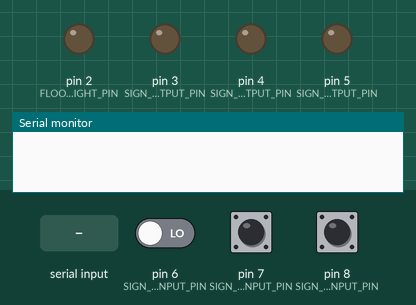
This sketch was run on a simulated Arduino Uno, built with avr-gcc and run on an emulated ATmega328P. Parts: output pins drawn as LEDs (lit = HIGH), the last lines printed to the serial monitor. The inputs (shaded band) are chosen by the test bench; at power-on: pin 7 (SIGN_LEFT_INPUT_PIN) LOW, pin 8 (SIGN_RIGHT_INPUT_PIN) LOW, pin 6 (SIGN_STRAIGHT_INPUT_PIN) LOW.

Above: at 1.2 s.
1.3 s: "SS on\n" received over Serial
At 2.6 s:
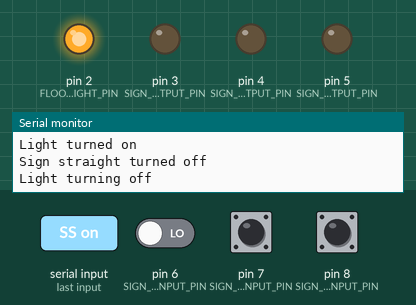
4.3 s: pin 7 (SIGN_LEFT_INPUT_PIN) pulled HIGH for 0.15 s
At 4.6 s:
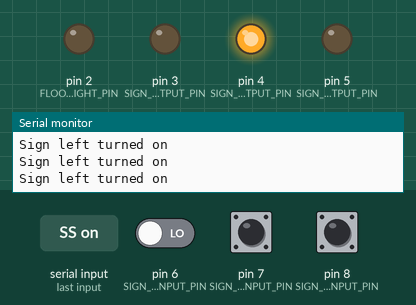
5.9 s: pin 8 (SIGN_RIGHT_INPUT_PIN) pulled HIGH for 0.15 s
At 7.0 s:
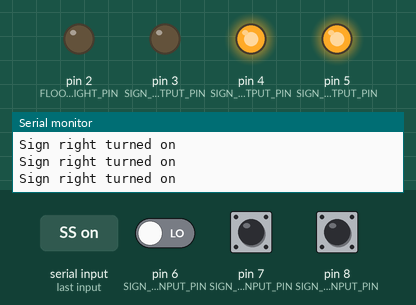
7.5 s: "FL on\n" received over Serial
At 8.5 s:
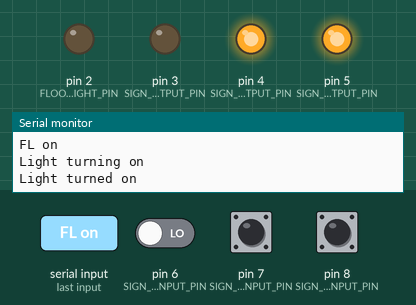
9.1 s: pin 6 (SIGN_STRAIGHT_INPUT_PIN) driven HIGH
At 9.5 s:
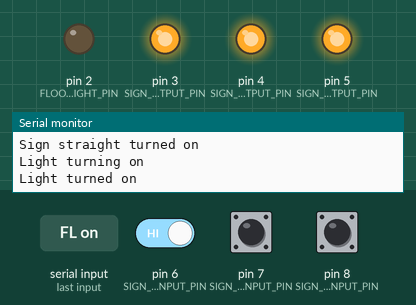
10.7 s: pin 6 (SIGN_STRAIGHT_INPUT_PIN) driven LOW
At 11.8 s:
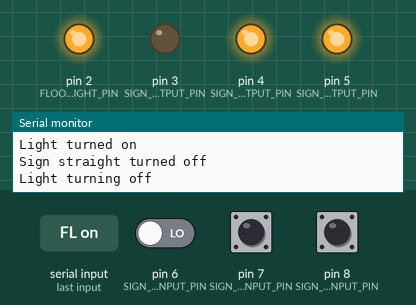
Timing chart, 0 to 14.7 s (numbered marks = the images above; inputs shaded):
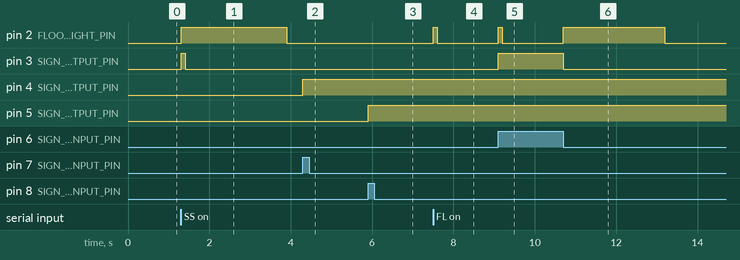

Measured:
- after the input at 1.3 s, pin 2 (FLOOR_LIGHT_PIN): LOW → HIGH at once, → LOW 2.6 s later; pin 3 (SIGN_STRAIGHT_OUTPUT_PIN): LOW → HIGH at once, → LOW 0.10 s later
- after the input at 4.3 s, pin 4 (SIGN_LEFT_OUTPUT_PIN): LOW → HIGH at once
- after the input at 5.9 s, pin 5 (SIGN_RIGHT_OUTPUT_PIN): LOW → HIGH at once
- after the input at 7.5 s, pin 2 (FLOOR_LIGHT_PIN): LOW → HIGH at once, → LOW 0.10 s later
- after the input at 9.1 s, pin 2 (FLOOR_LIGHT_PIN): LOW → HIGH at once, → LOW 0.10 s later; pin 3 (SIGN_STRAIGHT_OUTPUT_PIN): LOW → HIGH at once
- after the input at 10.7 s, pin 2 (FLOOR_LIGHT_PIN): LOW → HIGH at once, → LOW 2.5 s later; pin 3 (SIGN_STRAIGHT_OUTPUT_PIN): HIGH → LOW at once

The sketch:

lights_arduino.ino
```cpp
int FLOOR_LIGHT_PIN = 2;
int SIGN_STRAIGHT_OUTPUT_PIN = 3;
int SIGN_LEFT_OUTPUT_PIN = 4;
int SIGN_RIGHT_OUTPUT_PIN = 5;
int SIGN_STRAIGHT_INPUT_PIN = 6;
int SIGN_LEFT_INPUT_PIN = 7;
int SIGN_RIGHT_INPUT_PIN = 8;
bool floorLightIsOn = false;
bool straightLightIsOn = false;
bool leftLightIsOn = false;
bool rightLightIsOn = false;

void setup() {
  // Set pin as output pin
  pinMode(FLOOR_LIGHT_PIN, OUTPUT);
  pinMode(SIGN_STRAIGHT_OUTPUT_PIN, OUTPUT);
  pinMode(SIGN_LEFT_OUTPUT_PIN, OUTPUT);
  pinMode(SIGN_RIGHT_OUTPUT_PIN, OUTPUT);
  pinMode(SIGN_STRAIGHT_INPUT_PIN, INPUT);
  pinMode(SIGN_LEFT_INPUT_PIN, INPUT);
  pinMode(SIGN_RIGHT_INPUT_PIN, INPUT);

  // Initialize Serial monitor
  Serial.begin(9600);
}

void loop() {
  // Listen for digital inputs
  if (digitalRead(SIGN_STRAIGHT_INPUT_PIN) == HIGH && straightLightIsOn == false) {
    turnSignOn(SIGN_STRAIGHT_OUTPUT_PIN);
  } else if (digitalRead(SIGN_STRAIGHT_INPUT_PIN) == LOW && straightLightIsOn == true) {
    turnSignOff(SIGN_STRAIGHT_OUTPUT_PIN);
  } else if (digitalRead(SIGN_LEFT_INPUT_PIN) == HIGH && leftLightIsOn == false) {
    turnSignOn(SIGN_LEFT_OUTPUT_PIN);
  } else if (digitalRead(SIGN_LEFT_INPUT_PIN) == LOW && leftLightIsOn == true) {
    turnSignOff(SIGN_LEFT_OUTPUT_PIN);
  } else if (digitalRead(SIGN_RIGHT_INPUT_PIN) == HIGH && rightLightIsOn == false) {
    turnSignOn(SIGN_RIGHT_OUTPUT_PIN);
  } else if (digitalRead(SIGN_RIGHT_INPUT_PIN) == LOW && rightLightIsOn == true) {
    turnSignOff(SIGN_RIGHT_OUTPUT_PIN);
  }

  // Listen for Serial input
  if (Serial.available() > 0) {
    String input = Serial.readStringUntil('\n');
    Serial.println(input);

    if (input.equals("FL on")) {
      turnFloorLightOn();
    } else if (input.equals("FL off")) {
      turnFloorLightOff();
    } else if (input.equals("FL toggle")) {
      toggleFloorLight();
    } else if (input.equals("FL high")) {
      digitalWrite(FLOOR_LIGHT_PIN, HIGH);
    } else if (input.equals("FL low")) {
      digitalWrite(FLOOR_LIGHT_PIN, LOW);
    } else if (input.equals("SS on")) {
      turnSignOn(SIGN_STRAIGHT_OUTPUT_PIN);
    } else if (input.equals("SS off")) {
      turnSignOff(SIGN_STRAIGHT_OUTPUT_PIN);
    } else if (input.equals("SL on")) {
      turnSignOn(SIGN_LEFT_OUTPUT_PIN);
    } else if (input.equals("SL off")) {
      turnSignOff(SIGN_LEFT_OUTPUT_PIN);
    } else if (input.equals("SR on")) {
      turnSignOn(SIGN_RIGHT_OUTPUT_PIN);
    } else if (input.equals("SR off")) {
      turnSignOff(SIGN_RIGHT_OUTPUT_PIN);
    }else {
      Serial.println("Invalid command");
    }
  }
}

void toggleFloorLight() {
  if (floorLightIsOn) {
    turnFloorLightOff();
  } else {
    turnFloorLightOn();
  }
}

void turnFloorLightOn() {
  Serial.println("Light turning on");
  digitalWrite(FLOOR_LIGHT_PIN, HIGH);
  delay(100);
  digitalWrite(FLOOR_LIGHT_PIN, LOW);
  Serial.println("Light turned on");
  floorLightIsOn = true;
}

void turnFloorLightOff() {
  Serial.println("Light turning off");
  digitalWrite(FLOOR_LIGHT_PIN, HIGH);
  delay(2500);
  digitalWrite(FLOOR_LIGHT_PIN, LOW);
  Serial.println("Light turned off");
  floorLightIsOn = false;
}

void turnSignOn(int pin) {
  digitalWrite(pin, HIGH);
  Serial.print("Sign ");
  if (pin == SIGN_STRAIGHT_OUTPUT_PIN) {
    straightLightIsOn = true;
    Serial.print("straight");
  } else if (pin == SIGN_LEFT_OUTPUT_PIN) {
    Serial.print("left");
  } else if (pin == SIGN_RIGHT_OUTPUT_PIN) {
    Serial.print("right");
  }
  Serial.println(" turned on");
  if (pin == SIGN_STRAIGHT_OUTPUT_PIN) {
    turnFloorLightOn();
  }
}

void turnSignOff(int pin) {
  digitalWrite(pin, LOW);
    Serial.print("Sign ");
  if (pin == SIGN_STRAIGHT_OUTPUT_PIN) {
    Serial.print("straight");
    straightLightIsOn = false;
  } else if (pin == SIGN_LEFT_OUTPUT_PIN) {
    Serial.print("left");
  } else if (pin == SIGN_RIGHT_OUTPUT_PIN) {
    Serial.print("right");
  }
  Serial.println(" turned off");
  if (pin == SIGN_STRAIGHT_OUTPUT_PIN) {
    turnFloorLightOff();
  }
}
```
